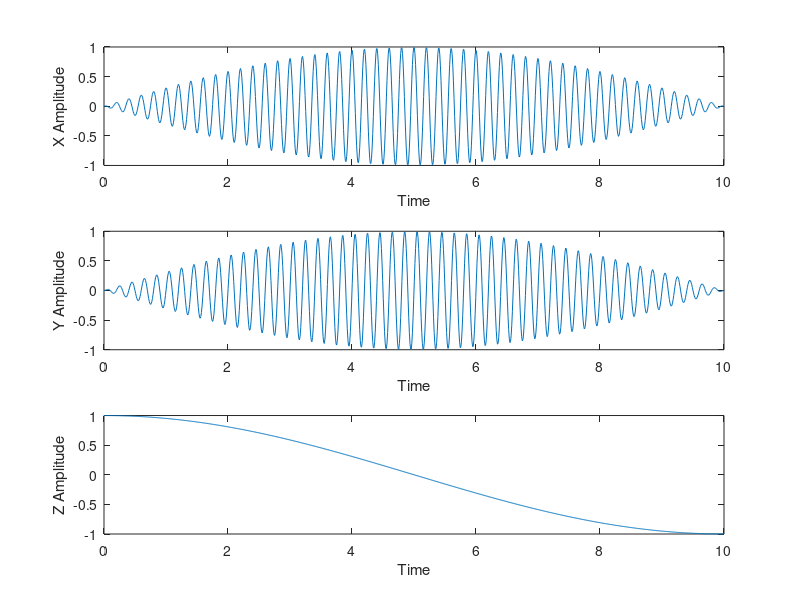
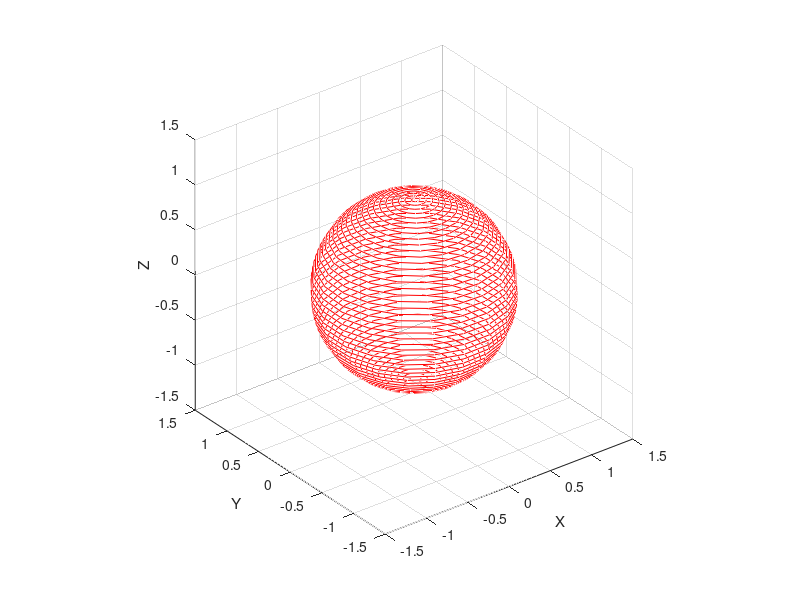
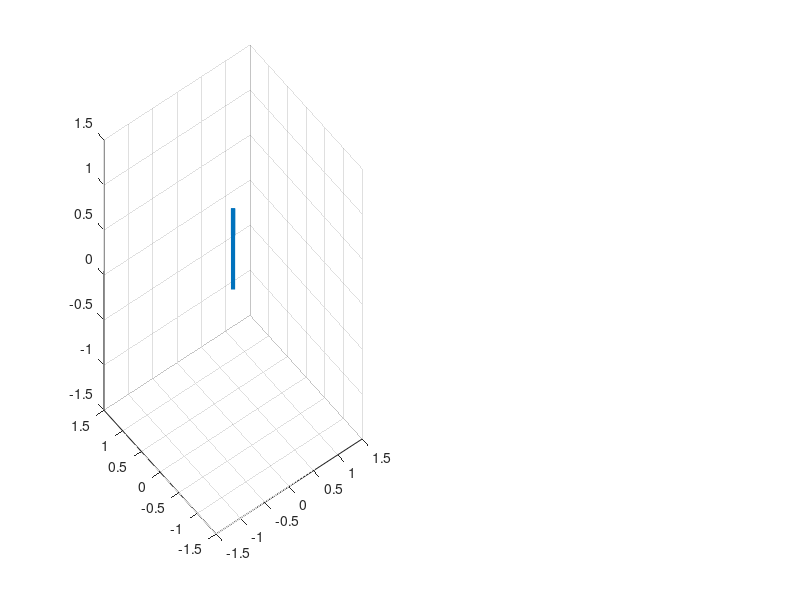

Here is the MATLAB script that generated these plots, in order: (Note: this script raises an error after producing the figures.)
clear all
close all 
clc

%% Preamble

time = 10;
t = linspace(0,time,1000);

numrotxy = 50;  %Number of circles drawn in xy plane per time period
numrotz = 0.5; %Number of vertical gain periods
% numamp = 1; %Period of xy amplitude change

%% xy plane
T1 = max(t)./numrotxy;
f1 = (2*pi)/T1; 

% z direction
T2 = max(t)./numrotz;
f2 = (2*pi)/T2; 

% Tr = max(t)./numamp;
% fr = (2*pi)./Tr;
% r = (sin(fr.*t + ((3*pi)./2))+1)./2;
% 
% figure(1)
% plot(t,r)
% 
% x = r.*sin(f1.*t);
% y = r.*cos(f1.*t);
% z = -cos(f2.*t)

u = f1.*t;
v = f2.*t;
%TEST
r = 1;
x1 = cos(u).*sin(v);
y1 = sin(u).*sin(v);
z1 = cos(v);

%Rewriting as sums of sins
x = 0.5.*(sin(v+u)+sin(v-u));
y = 0.5.*(sin((pi/2) -(u-v))-sin((pi/2)-(u+v)));
z = sin((pi/2)-v);
or = [0 0 0]; %Origin
r2 = [x;y;z;];

figure(1)
subplot(3,1,1)
plot(t,x); xlabel('Time'); ylabel('X Amplitude');
subplot(3,1,2)
plot(t,y); xlabel('Time'); ylabel('Y Amplitude');
subplot(3,1,3)
plot(t,z); xlabel('Time'); ylabel('Z Amplitude');

%% Plotting
%Angles
theta = acosd(z);
phi = atand(y./x);
figure(2)
plot3(r2(1,:),r2(2,:),r2(3,:),'r-');
xlim([-1.5 1.5]); ylim([-1.5 1.5]); zlim([-1.5 1.5])
xlabel("X"); ylabel("Y"); zlabel("Z");
axis square; grid on;

figure(10) %Drawing Vectors and show angles through time

subplot(2,2,[1 3])
pl1 = quiver3(or(1),or(2),or(3),r2(1,1),r2(2,1),r2(3,1),"LineWidth",3);
hold on
pl2 = plot3(r2(1,1),r2(2,1),r2(3,1),'r-');
xlim([-1.5 1.5]); ylim([-1.5 1.5]); zlim([-1.5 1.5])
xlabel("X",FontSize=15); ylabel("Y",FontSize=15); zlabel("Z",FontSize=15);
axis square
title("Field Output",FontSize=20)

subplot(2,2,2)
pl3 = plot(t(1),phi(1));
xlim([0 max(t)]); ylim([-95 95]);
title("Azimuthal Angle",FontSize=20)
xlabel("Time (s)",FontSize=15); ylabel("Phi",FontSize=15)

subplot(2,2,4)
pl4 = plot(t(1),theta(1));
xlim([0 max(t)]); ylim([0 190]); 
title("Polar Angle",FontSize=20)
xlabel("Time (s)",FontSize=15); ylabel("Theta",FontSize=15)

for j = 1:length(t)
    pl1.UData = r2(1,j);
    pl1.VData = r2(2,j);
    pl1.WData = r2(3,j);

    pl2.XData = r2(1,1:j);
    pl2.YData = r2(2,1:j);
    pl2.ZData = r2(3,1:j);

    pl3.XData = t(1:j);
    pl3.YData = phi(1:j);

    pl4.XData = t(1:j);
    pl4.YData = theta(1:j);

    drawnow
end











